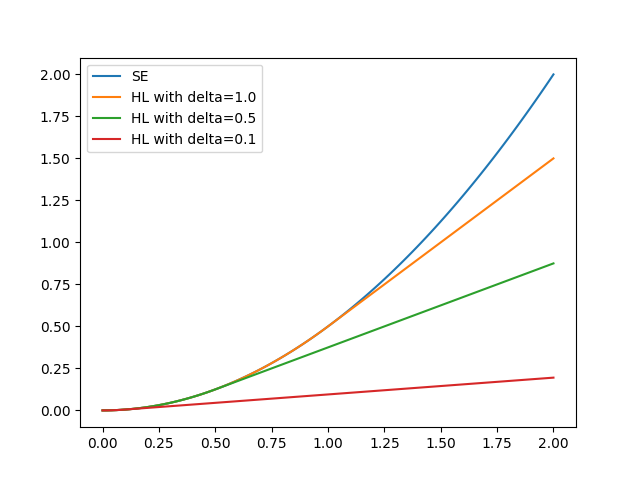

Write Python code to recreate this figure.
import numpy as np
import matplotlib.pyplot as plt
def SE(y,t):
    return 0.5*(y-t)**2
def HL(y,t,theta):
    hl = np.zeros(y.size)
    a = y-t
    for i in range(a.size):
        if np.abs(a[i])<=theta:
            hl[i] = 0.5*a[i]**2
        else:
            hl[i] = theta*(np.abs(a[i])-0.5*theta)
    return hl

y = np.linspace(0,2,100)
t = np.zeros(100)
se = SE(y,t)
hl1 = HL(y,t,1.0)
hl2 = HL(y,t,0.5)
hl3 = HL(y,t,0.1)
#print ("y is ",y," ","se is ", se)
plt.plot(y,se, label="SE")
plt.plot(y,hl1, label="HL with delta=1.0")
plt.plot(y,hl2, label="HL with delta=0.5")
plt.plot(y,hl3, label="HL with delta=0.1")
plt.legend()
plt.show()
